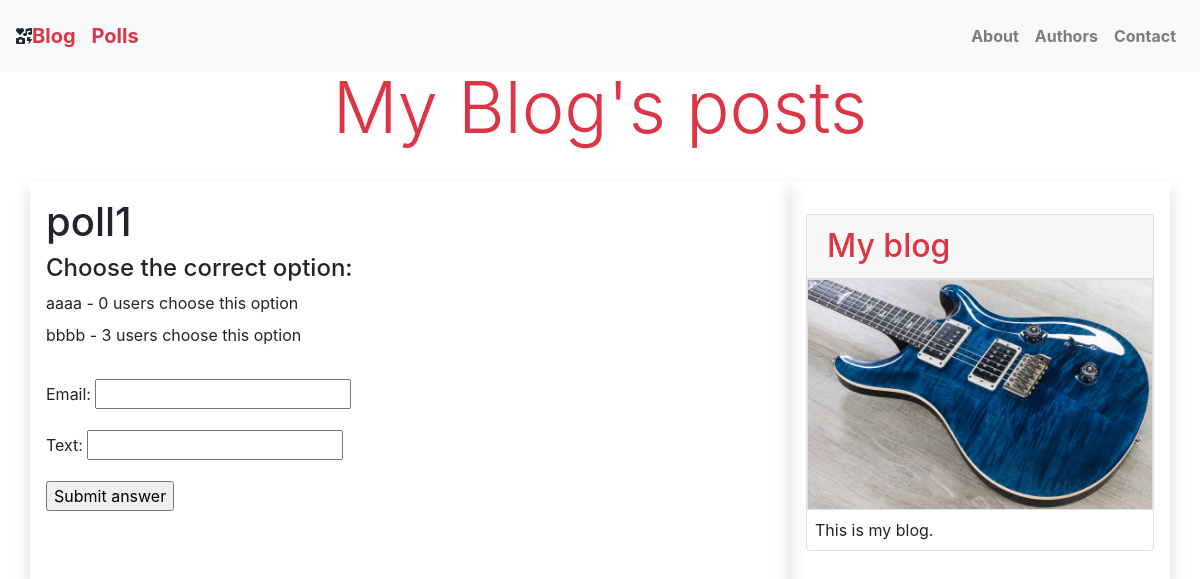
The page /blog/poll1 on the database its author committed.
### blog/models.py (models this page shows, shortened)
class Poll(models.Model):
    text = models.CharField(max_length=50)
    slug = models.SlugField(max_length=250, default='default')

class PollAnswer(models.Model):
    text = models.CharField(max_length=50)
    poll = models.ForeignKey(Poll, on_delete=models.CASCADE, related_name='answers')
    def get_answers_amount(self):
        answers = self.userAnswers.all()
        return len(answers)

class UserAnswer(models.Model):
    text = models.CharField(max_length=50, default='')
    email = models.EmailField(default='')
    pollAnswer = models.ForeignKey(PollAnswer, on_delete=models.CASCADE, related_name='userAnswers')

### blog/views.py (the view)
# urls.py: path('<slug:poll_slug>', views.poll_detail, name='poll_detail'),
def poll_detail(request, poll_slug):
    poll = get_object_or_404(Poll, slug=poll_slug)
    poll_answers = poll.answers.all()
    user_answer_form = UserAnswerForm()
    return render(request, 'blog/poll/poll.html',
                  {
                      'poll': poll,
                      'answers': poll_answers,
                      'user_answer_form': user_answer_form
                  })

### blog/forms.py
class UserAnswerForm(forms.ModelForm):
    class Meta:
        model = UserAnswer
        fields = ('email', 'text')

### blog/templates/blog/poll/poll.html (shortened to what this page needs)
{% extends "../base.html" %}
{% block content %}
    <h1>{{ poll.text }}</h1>
    <h4>Choose the correct option:</h4>
    {% for answer in answers %}
        <label for="{{ answer.text }}">{{ answer.text }}</label>
        - {{ answer.get_answers_amount }} users choose this option
        <br>
    {% endfor %}
    <br>
    <form action="./answer" method="post">
        {{ user_answer_form.as_p }} {% csrf_token %}
        <input type="submit" value="Submit answer">
    </form>
{% endblock %}

### rows shown on the page
Poll: text "poll1"
PollAnswer: text "aaaa", get_answers_amount "0"
PollAnswer: text "bbbb", get_answers_amount "3"
